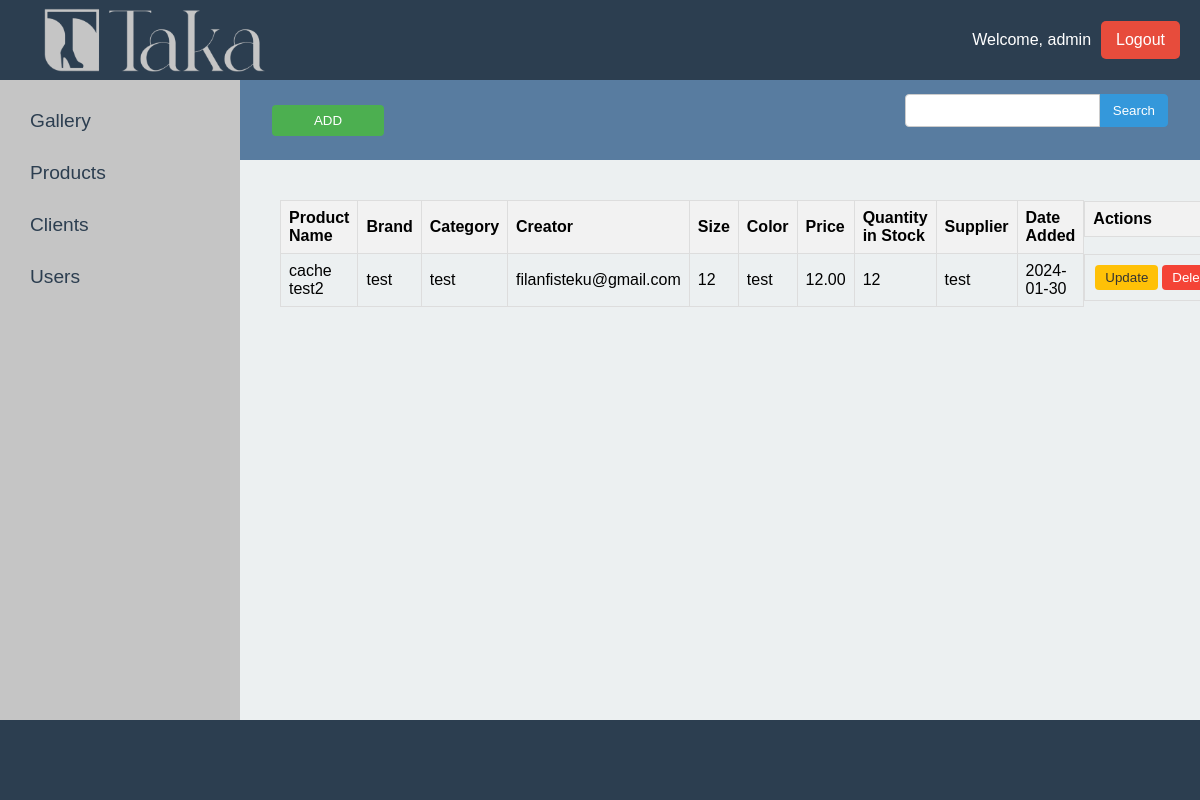
Screenshot of /products (signed in) with the database file from the repository.
### tables this page shows
CREATE TABLE `products` (
  `product_id` int(11) NOT NULL,
  `product_name` varchar(255) NOT NULL,
  `brand` varchar(50) DEFAULT NULL,
  `category` varchar(50) DEFAULT NULL,
  `userid` int(11) NOT NULL,
  `size` varchar(10) DEFAULT NULL,
  `color` varchar(50) DEFAULT NULL,
  `price` decimal(10,2) NOT NULL,
  `quantity_in_stock` int(11) NOT NULL,
  `supplier` varchar(100) DEFAULT NULL,
  `date_added` date DEFAULT NULL
);

CREATE TABLE `users` (
  `id` int(11) NOT NULL,
  `email` varchar(255) NOT NULL,
  `password` varchar(255) NOT NULL,
  `firstname` varchar(255) NOT NULL,
  `lastname` varchar(255) NOT NULL,
  `isAdmin` tinyint(1) NOT NULL
);

### index.php (called while the page is built)
<?php
require 'core/bootstrap.php';
require Router::load('routes.php')->direct(Request::uri(), Request::method());

### core/bootstrap.php (called while the page is built, shortened)
<?php
$app = [];
$app['config'] = require 'config.php';
require 'core/classes/product.php';
require 'core/database/connection.php';
require 'core/database/dbClasses/productsDB.php';
require 'core/database/queryBuilder.php';
$app['database'] = new QueryBuilder(
    Connection::make($app['config']['database'])
);
$app['product'] = $app['database']->products();
$app['user'] = $app['database']->users();
$app['client'] = $app['database']->clients();

### config.php (called while the page is built)
<?php
return [
    'database' => [
        'name' => 'shop_management_system',
        'username' => 'root',
        'password' => '',
        'connection' => 'mysql:host=127.0.0.1',
        'options' => [
            PDO::ATTR_ERRMODE => PDO::ERRMODE_EXCEPTION
        ]
    ]
];

### core/database/connection.php (called while the page is built)
<?php
class Connection {
    public static function make($config) {
        try {
            return new PDO(
                $config['connection'].';dbname='.$config['name'],
                $config['username'],
                $config['password'],
                $config['options']
            );
        } catch (PDOException $e) {
            die($e->getMessage());
        }
    }
}

### core/database/queryBuilder.php (called while the page is built, shortened)
<?php
class QueryBuilder
{
    protected $pdo;
    public function __construct($pdo)
    {
        $this->pdo = $pdo;
    }
    public function products()
    {
        return new ProductDB($this->pdo);
    }
    public function users()
    {
        return new UsersDB($this->pdo);
    }
    public function clients()
    {
        return new ClientsDB($this->pdo);
    }
}

### core/database/dbClasses/productsDB.php (called while the page is built, shortened)
<?php
class ProductDB
{
    private $pdo;
    public function __construct($pdo)
    {
        $this->pdo = $pdo;
    }
    public function getAllProducts()
    {
        $query = "SELECT p.*, i.image_path,u.email
                  FROM Products p
                  LEFT JOIN product_images pi ON p.product_id = pi.product_id
                  LEFT JOIN images i ON pi.image_id = i.image_id
                  left join users u on u.id=p.userid"
                  ;
        $result = $this->pdo->query($query);
        $products = [];
        while ($row = $result->fetch(PDO::FETCH_ASSOC)) {
            $productId = $row['product_id'];
            if (!isset($products[$productId])) {
                $product = new Product(
                    $row['product_id'],
                    $row['product_name'],
                    $row['brand'],
                    $row['category'],
                    $row['email'],
                    $row['size'],
                    $row['color'],
                    $row['price'],
                    $row['quantity_in_stock'],
                    $row['supplier'],
                    $row['date_added'],
                    new Images()
                );
                $products[$productId] = $product;
            }
            $products[$productId]->getImages[] = $row['image_path'];
        }
        return array_values($products);
    }
}

### core/classes/product.php (called while the page is built, shortened)
<?php
class Product
{
    private $product_id;
    private $product_name;
    private $brand;
    private $category;
    private $userid;
    private $size;
    private $color;
    private $price;
    private $quantity_in_stock;
    private $supplier;
    private $date_added;
    public function __construct($product_id= null,$product_name, $brand, $category, $userid, $size, $color, $price, $quantity_in_stock, $supplier, $date_added,  Images $images)
    {
        $this->product_id = $product_id;
        $this->product_name = $product_name;
        $this->brand = $brand;
        $this->category = $category;
        $this->userid = $userid;
        $this->size = $size;
        $this->color = $color;
        $this->price = $price;
        $this->quantity_in_stock = $quantity_in_stock;
        $this->supplier = $supplier;
        $this->date_added = $date_added;
    }
    public function getId()
    {
        return $this->product_id;
    }
    public function getName()
    {
        return $this->product_name;
    }
    public function getBrand()
    {
        return $this->brand;
    }
    public function getCategory()
    {
        return $this->category;
    }
    public function getUser()
    {
        return $this->userid;
    }
    public function getSize()
    {
        return $this->size;
    }
    public function getColor()
    {
        return $this->color;
    }
    public function getPrice()
    {
        return $this->price;
    }
    public function getQuantityInStock()
    {
        return $this->quantity_in_stock;
    }
    public function getSupplier()
    {
        return $this->supplier;
    }
    public function getDateAdded()
    {
        return $this->date_added;
    }
}

### views/Products.view.php (the view, shortened to what this page needs)
<?php require  'partials/head.php' ?>
<?php require  'partials/header.php' ?>
<div class="main-container">
  <?php require  'partials/sidebar.php' ?>
  <div class="container" id="container">
    <?php require  'partials/controlButtons.php' ?>
    <div class="content">
      <table>
        <thead>
          <tr>
            <th>Product Name</th>
            <th>Brand</th>
            <th>Category</th>
            <th>Creator</th>
            <th>Size</th>
            <th>Color</th>
            <th>Price</th>
            <th>Quantity in Stock</th>
            <th>Supplier</th>
            <th>Date Added</th>
            <?php if($_SESSION['isAdmin']) : ?>   <th class="actions">Actions</th>    <?php endif; ?>
          </tr>
        </thead>
        <tbody>
          <?php
          foreach ($products as $product) {
            echo "<tr>";
            echo "<td>" . htmlspecialchars($product->getName()) . "</td>";
            echo "<td>" . htmlspecialchars($product->getBrand()) . "</td>";
            echo "<td>" . htmlspecialchars($product->getCategory()) . "</td>";
            echo "<td>" . htmlspecialchars($product->getUser()) . "</td>";
            echo "<td>" . htmlspecialchars($product->getSize()) . "</td>";
            echo "<td>" . htmlspecialchars($product->getColor()) . "</td>";
            echo "<td>" . htmlspecialchars($product->getPrice()) . "</td>";
            echo "<td>" . htmlspecialchars($product->getQuantityInStock()) . "</td>";
            echo "<td>" . htmlspecialchars($product->getSupplier()) . "</td>";
            echo "<td>" . htmlspecialchars($product->getDateAdded()) . "</td>";
            if($_SESSION['isAdmin']){
            echo '<td class="actions">
                    <button onclick="openUpdateModal(' . $product->getId() . ')" class="btn btn-update">Update</button>
                    <form method="post" action="/delete-product" onsubmit="return confirmDelete()">
                        <input type="hidden" name="_method" value="DELETE">
                        <input type="hidden" name="productId" value="' . $product->getId() . '">
                        <button type="submit" class="btn btn-delete">Delete</button>
                    </form>
                </td>'; };
            echo "</tr>";
          }
          ?>
        </tbody>
      </table>
    </div>
  </div>
</div>
<footer></footer>
</body>
</html>

### Assets/css/login.css (style rules this page uses)
html body { height: 100%; }

### Assets/css/styles.css (style rules this page uses)
* { padding: 0; margin: 0; box-sizing: border-box; font-family: 'Poppins', sans-serif; }
body { background-color: #ecf0f1; display: flex; flex-direction: column; min-height: 100vh; }
.main-container { display: flex; flex: 1; }
.container { width: 80vw; }
footer { height: 10vh; background-color: #2c3e50; margin-top: auto; }
.content { display: flex; justify-content: flex-start; overflow-x: auto; }

### Assets/css/carousel.css (style rules this page uses)
.content { padding: 1.5rem; display: flex; overflow-x: scroll; }

### Assets/css/table.css (style rules this page uses)
table { border-collapse: collapse; width: 100%; margin-left: 1rem; margin-top: 1rem; }
th, td { border: 1px solid #ddd; padding: 8px; text-align: left; }
th { background-color: #f2f2f2; }
.actions { white-space: nowrap; display: flex; }
.btn { padding: 5px 10px; margin: 2px; border: none; border-radius: 4px; cursor: pointer; transition: background-color 0.3s ease; }
.btn-update { background-color: #ffc107; color: #333; }
.btn-delete { background-color: #f44336; color: #fff; }

### Assets/css/navbar.css (style rules this page uses)
:root { --main-color: #C5C5C5; --secondary-color: #2C3E50; }

### rows the page displays
products: product_name "cache test2", brand "test", category "test", userid.email "filanfisteku@gmail.com", size "12", color "test", price "12.00", quantity_in_stock "12", supplier "test", date_added "2024-01-30"

### other values shown
$_SESSION['email'] "admin"
